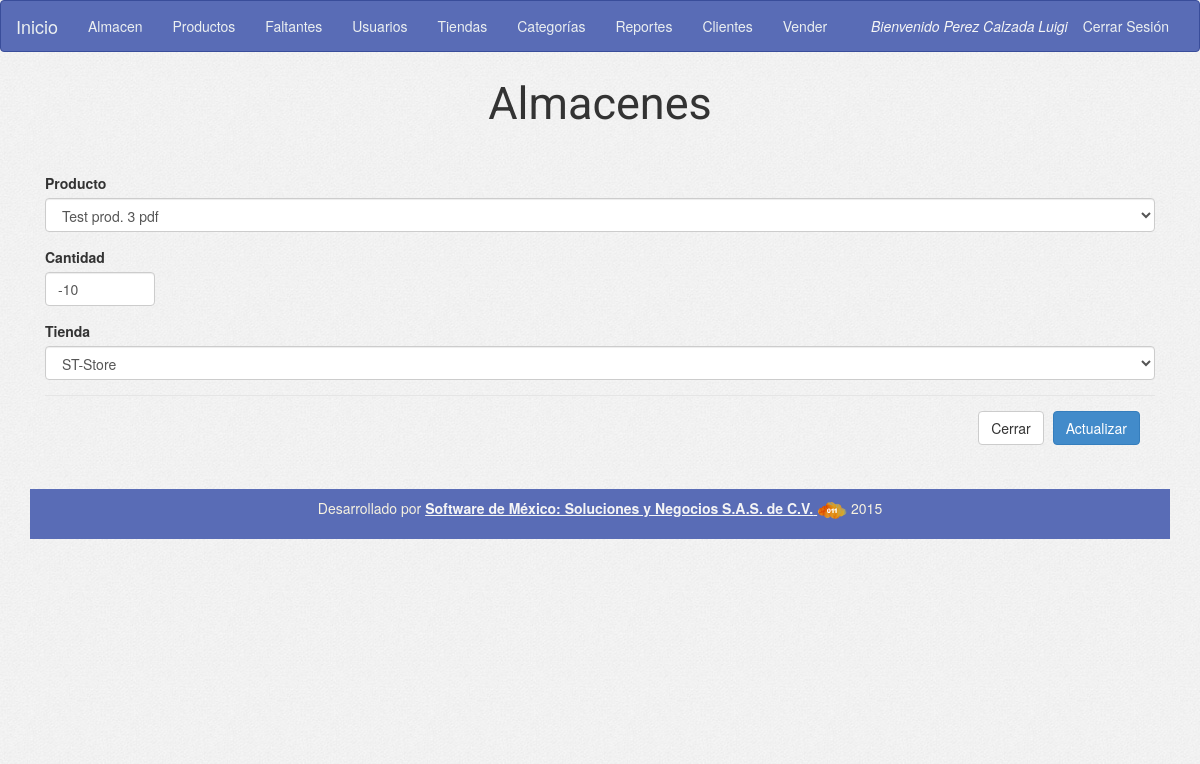
The app's page /cotizador/form_update_stock.php?id=2 (signed in), older data.
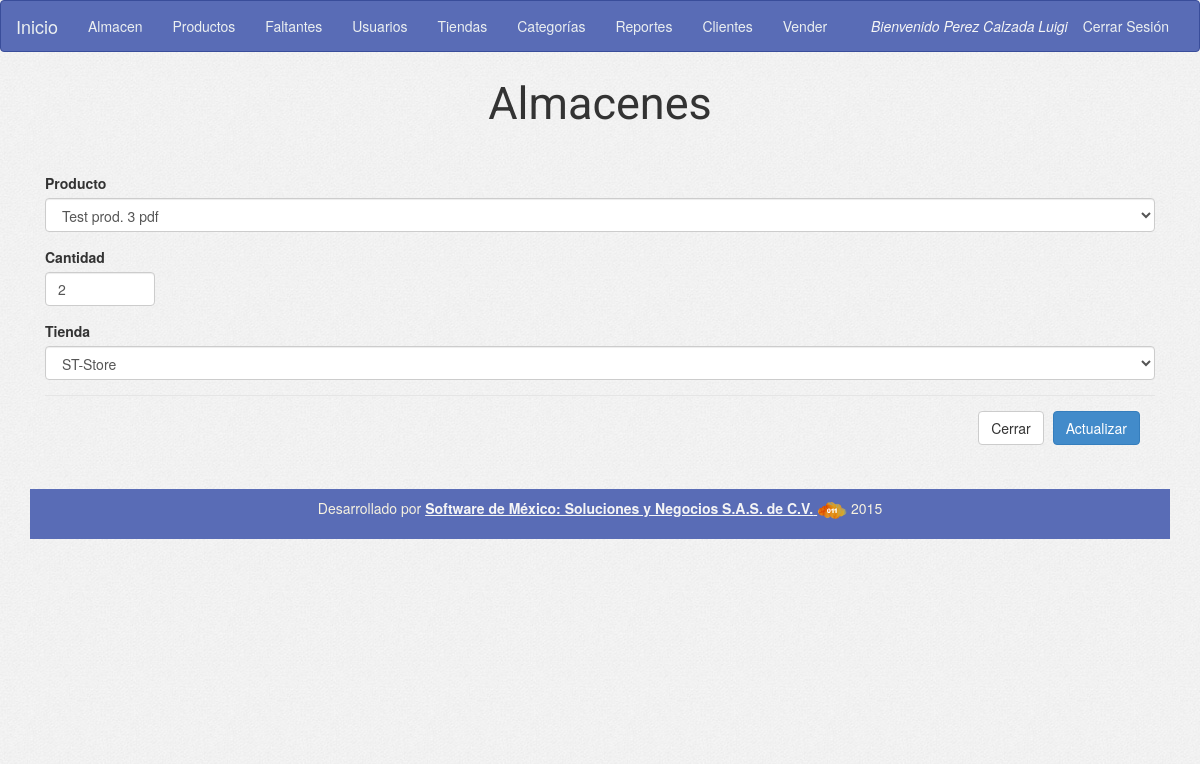
The same page, newer data.
### tables this page shows
CREATE TABLE `almacenes` (
  `id` int(11) NOT NULL,
  `created` date NOT NULL,
  `user_create` int(11) NOT NULL,
  `updated` date NOT NULL,
  `user_update` int(11) NOT NULL,
  `producto_id` int(11) NOT NULL,
  `cantidad` int(11) NOT NULL,
  `tienda_id` int(11) NOT NULL
);

### cotizador/config/conexion.php (called while the page is built, shortened)
<?php
	$tStock="almacenes";
        $tProduct="productos";
        $tStore="tiendas";
?>

### cotizador/form_update_stock.php (the view, shortened to what this page needs)
<?php
include('config/conexion.php');
include('header.php');
include ('menu.php');
if (!isset($_SESSION['sessA']))
  echo '<div class="row"><div class="col-sm-12 text-center"><h2>No ha iniciado sesión de Administrador</h2></div></div>';
else if ($_SESSION['perfil'] != "1")
  echo '<div class="row><div class="col-sm-12 text-center"><h2>No tienes permiso para entrar a esta sección</h2></div></div>';
else {
  $stockId = $_GET['id'];
  $sqlGetStock = "SELECT * FROM $tStock WHERE id='$stockId' ";
  $resGetStock = $con->query($sqlGetStock);
  $rowGetStock = $resGetStock->fetch_assoc();
  $sqlGetProducts="SELECT id, nombre FROM $tProduct";
  $resGetProducts=$con->query($sqlGetProducts);
  $optProducts='<option></option>';
  if($resGetProducts -> num_rows > 0){
      while($rowGetProducts = $resGetProducts -> fetch_assoc()){
            if($rowGetProducts['id'] == $rowGetStock['producto_id'])
                $optProducts.='<option value="'.$rowGetProducts['id'].'" selected>'.$rowGetProducts['nombre'].'</option>';
            else
                $optProducts.='<option value="'.$rowGetProducts['id'].'">'.$rowGetProducts['nombre'].'</option>';
      }
  }else{
      $optProducts='<option>No existen productos aún</option>';
  }
  $sqlGetStores="SELECT id, nombre FROM $tStore";
  $resGetStores=$con->query($sqlGetStores);
  $optStores='<option></option>';
  if($resGetStores -> num_rows > 0){
      while($rowGetStores = $resGetStores -> fetch_assoc()){
            if($rowGetStores['id'] == $rowGetStock['tienda_id'])
                $optStores.='<option value="'.$rowGetStores['id'].'" selected>'.$rowGetStores['nombre'].'</option>';
            else
                $optStores.='<option value="'.$rowGetStores['id'].'">'.$rowGetStores['nombre'].'</option>';
      }
  }else{
      $optStores='<option>No existen tiendas aún</option>';
  }
  ?>
  <div class="container">
    <div class="row">
      <div class="titulo-crud text-center">
        Almacenes
      </div>
    </div>
      <div class="msg"></div>
      <form id="formUpdStock" name="formUpdStock" method="POST">
            <div class="modal-body">
              <div class="form-group">
                <label>Producto</label>
                <select id="inputProducto" name="inputProducto" class="form-control">
                    <?= $optProducts; ?>
                </select>
              </div>
              <div class="form-group">
                <label>Cantidad</label>
                <input type="number" id="inputCant" name="inputCant" class="form-control" value="<?= $rowGetStock['cantidad']; ?>">
              </div>
              <div class="form-group">
                <label>Tienda</label>
                <select id="inputTienda" name="inputTienda" class="form-control">
                    <?= $optStores; ?>
                </select>
              </div>
              <div class="modal-footer">
                <a href="form_select_stock.php" class="btn btn-default" >Cerrar</a>
                <button type="submit" class="btn btn-primary" >Actualizar</button>
              </div>
          </form>
  </div>
  <?php
}
include ('footer.php');
?>

Row changes from the older to the newer data that the page shows:
changed almacenes: inputCant "-10" → "2"
